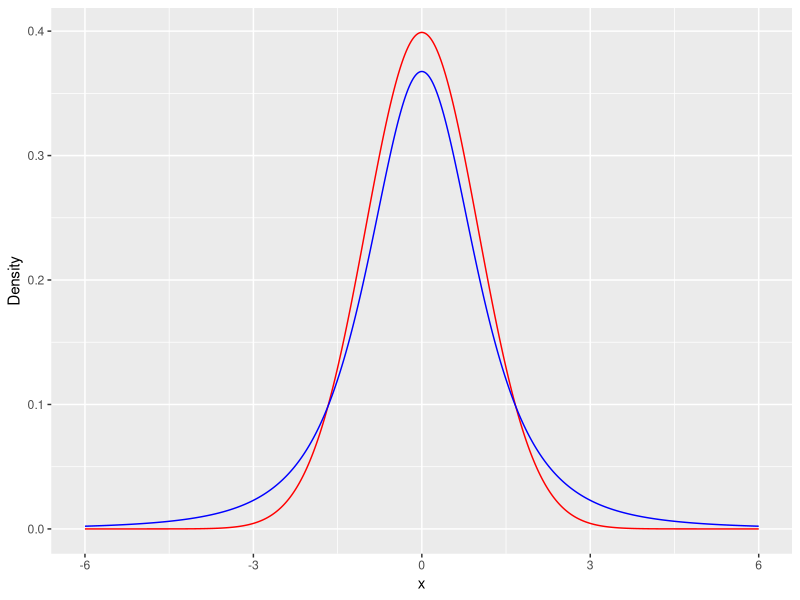
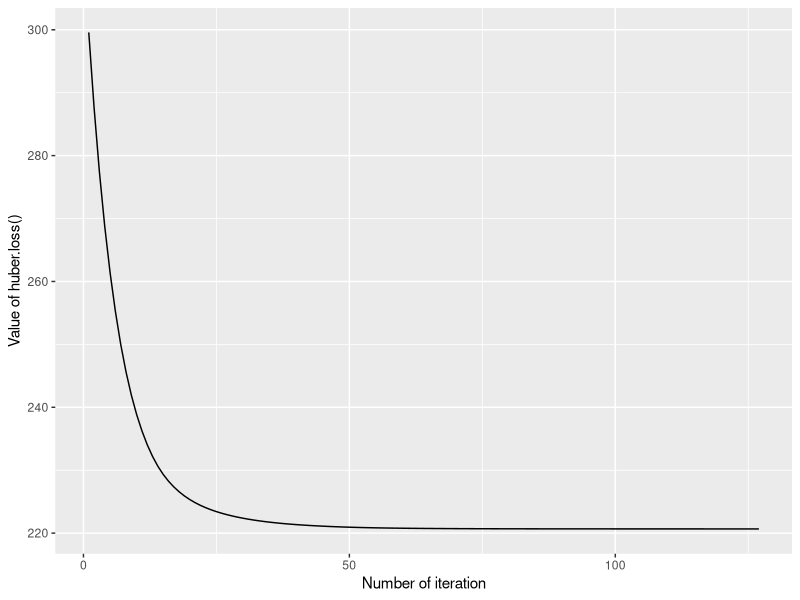
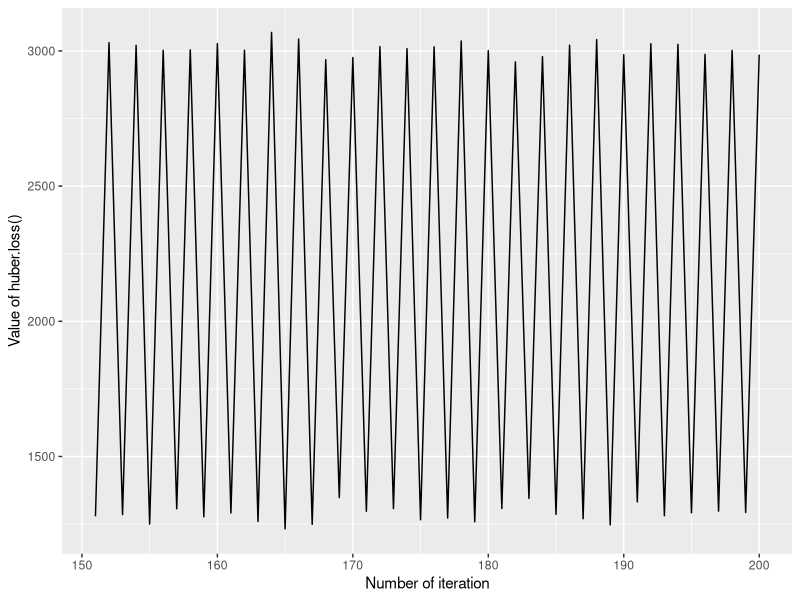

These charts were generated, in order, by the following R code:
# i
n <- 100
p <- 10
s <- 3
set.seed(0)
x <- matrix(rnorm(n*p), n, p)
b <- c(-0.7, 0.7, 1, rep(0, p - s))
y <- x %*% b + rt(n, df = 2)

cor(x, y)

# ii
library(ggplot2)
xt <- seq(-6, 6, by = .001)
pdfdata <- data.frame(xt = xt, nd = dnorm(xt), td = dt(xt, df = 3))
ggplot(data = pdfdata) + 
  geom_line(mapping = aes(x = xt, y = nd), col = "red") + 
  geom_line(mapping = aes(x = xt, y = td), col = "blue") + 
  labs(x = "x", y = "Density")

# iii
huber.loss <- function(beta){
  # input vector of coefficient
  # return the sum of psi applied to residuals
  r <- y - x %*% beta
  c <- 1
  return(sum(ifelse(r^2 > c^2, 2*c*abs(r) - c^2, r^2)))
}

# iv
# first let's introduce function which applies gradient descent 
library(numDeriv)
grad.descent <- function(f, x0, max.iter = 200, step.size = 0.05, stopping.deriv = 0.01, ...) {
  # f: function need to be minimize
  # x0: initial point
  # max.iter
  # setp.size: eta
  # stopping.derive
  n    <- length(x0)
  # store every parameters in iteration
  xmat <- matrix(0, nrow = n, ncol = max.iter)
  xmat[,1] <- x0
  
  for (k in 2:max.iter) {
    # Calculate the gradient
    grad.cur <- grad(f, xmat[ ,k-1], ...) 
    
    # Should we stop?
    if (all(abs(grad.cur) < stopping.deriv)) {
      k <- k-1; break
    }
    
    # Move in the opposite direction of the grad
    xmat[ ,k] <- xmat[ ,k-1] - step.size * grad.cur
  }
  
  xmat <- xmat[ ,1:k] # Trim
  return(list(x = xmat[,k], xmat = xmat, k = k))
}
gd <- grad.descent(huber.loss, x0 = rep(0, p), step.size = 0.001, stopping.deriv = 0.1)
# the number of iteration
num_iter <- gd$k; num_iter
# final coefficient
final_coef <- gd$x; final_coef

# v
obj <- rep(NA, num_iter)
for (i in 1:num_iter){
  obj[i] <- huber.loss(gd$xmat[,i])
}
ggplot() + 
  geom_line(mapping = aes(x = 1:num_iter, y = obj)) + 
  labs(x = "Number of iteration", y = "Value of huber.loss()")

# vi
gd2 <- grad.descent(huber.loss, x0 = rep(0, p), step.size = 0.1, stopping.deriv = 0.1)
obj2 <- rep(NA, 50)
for (i in 1:50){
  obj2[i] <- huber.loss(gd2$xmat[,i+49])
}
ggplot() + 
  geom_line(mapping = aes(x = (gd2$k-49):gd2$k, y = obj2)) + 
  labs(x = "Number of iteration", y = "Value of huber.loss()")

# vii
sparse.grad.descent <- function(f, x0, max.iter = 200, step.size = 0.05, stopping.deriv = 0.01, ...) {
  # f: function need to be minimize
  # x0: initial point
  # max.iter
  # setp.size: eta
  # stopping.derive
  n    <- length(x0)
  # store every parameters in iteration
  xmat <- matrix(0, nrow = n, ncol = max.iter)
  xmat[,1] <- x0
  
  for (k in 2:max.iter) {
    # Calculate the gradient
    grad.cur <- grad(f, xmat[ ,k-1], ...) 
    
    # Should we stop?
    if (all(abs(grad.cur) < stopping.deriv)) {
      k <- k-1; break
    }
    
    # Move in the opposite direction of the grad
    xmat[ ,k] <- xmat[ ,k-1] - step.size * grad.cur
    xmat[, k][abs(xmat[, k]) < 0.05] <- 0
  }
  
  xmat <- xmat[ ,1:k] # Trim
  return(list(x = xmat[,k], xmat = xmat, k = k))
}
gd.sparse <- sparse.grad.descent(huber.loss, x0 = rep(0, p), step.size = 0.001, stopping.deriv = 0.1)
# final coefficient estimates
gd.sparse$x

# viii
regdata <- as.data.frame(cbind(y, x))
colnames(regdata) <- c("y", paste("x", "1":"10", sep = ""))
# estimates in the usual manner using lm()
b_lm <- lm(y ~.-1, data = regdata)$coefficient; b_lm
# compute the mse of using lm()
mse_lm <- mean((b_lm - b)^2); mse_lm
# compute the mse of question 4
mse_q4 <- mean((gd$x - b)^2); mse_q4
# compute the mse of question 7
mse_q7 <- mean((gd.sparse$x - b)^2); mse_q7

# ix
set.seed(10)
y <- x %*% b + rt(n, df = 2)
# in question 4
gd3 <- grad.descent(huber.loss, x0 = rep(0, p), 
                    step.size = 0.001, stopping.deriv = 0.1)
gd3$x
mse_gd <- mean((gd3$x - b)^2); mse_gd
# in question 7
gd.sparse2 <- sparse.grad.descent(huber.loss, x0 = rep(0, p), 
                                  step.size = 0.001, stopping.deriv = 0.1)
gd.sparse2$x
mse_sparsegd <- mean((gd.sparse2$x - b)^2); mse_sparsegd

# x
mse_gd2 <- rep(NA, 10)
mse_sparsegd2 <- rep(NA, 10)
for (i in 1:10){
  y <- x %*% b + rt(n, df = 2)
  gd4 <- grad.descent(huber.loss, x0 = rep(0, p), 
                      step.size = 0.001, stopping.deriv = 0.1)  
  mse_gd2[i] <- mean((gd4$x - b)^2)
  gd.sparse3 <- sparse.grad.descent(huber.loss, x0 = rep(0, p), 
                                    step.size = 0.001, stopping.deriv = 0.1)
  mse_sparsegd2[i] <- mean((gd.sparse3$x - b)^2)
}
# average
mean(mse_gd2)
mean(mse_sparsegd2)
# standard deviation
sd(mse_gd2)
sd(mse_sparsegd2)
# minimum
min(mse_gd2)
min(mse_sparsegd2)
